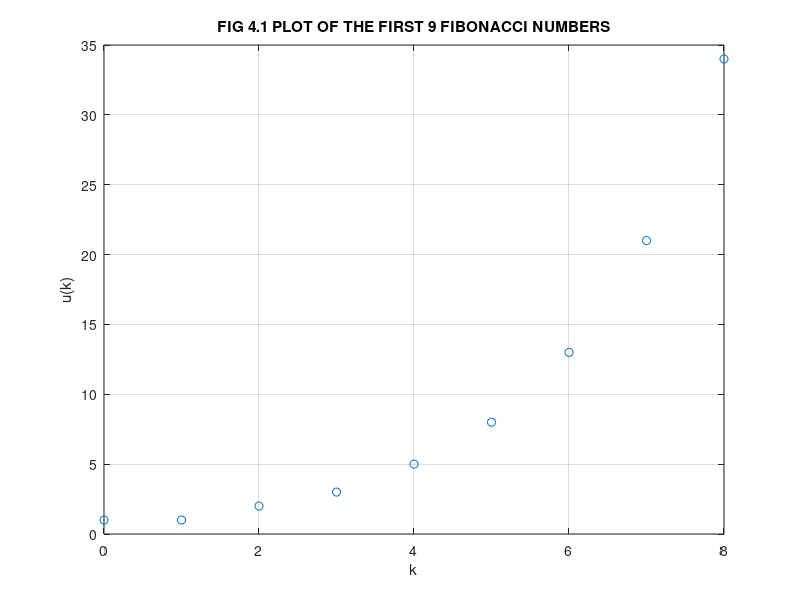

Source code (MATLAB):
%  Figure 4.1      Digital Control of Dynamic Systems, 3e
%                  Franklin, Powell, Workman
%                  Addison-Wesley, Publishing Company, 1998
% Matlab 4.2 or 5.0
% a function to compute and plot the first 9 Fibonacci numbers

clear
clf
y = zeros(1,9);
k = 3;
y(1) = 1;
y(2) = 1;
while k <= 9;
y(k) = y(k-1) + y(k-2);
k = k+1;
end
k1 = 0:8;
plot(k1,y,'o'),grid
title('FIG 4.1 PLOT OF THE FIRST 9 FIBONACCI NUMBERS')
xlabel('k')
ylabel('u(k)')

